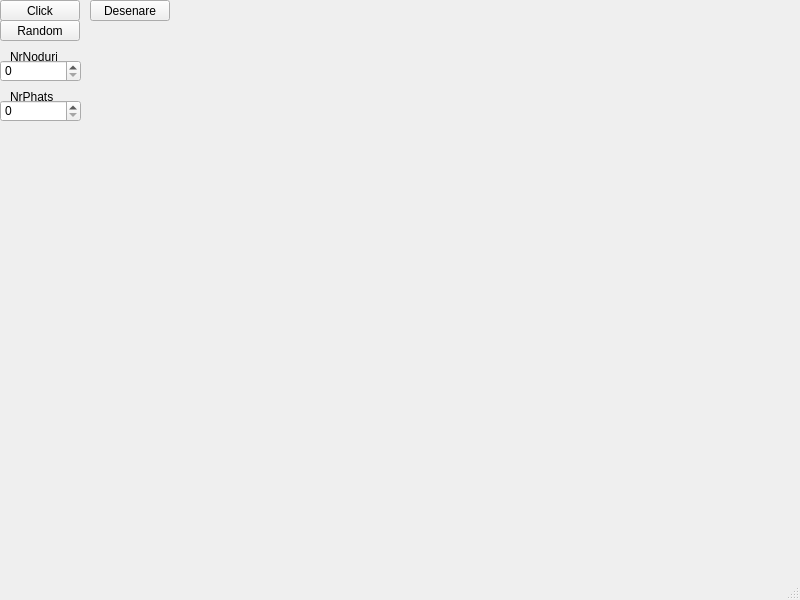
<?xml version="1.0" encoding="UTF-8"?>
<ui version="4.0">
 <class>MainWindow</class>
 <widget class="QMainWindow" name="MainWindow">
  <property name="geometry">
   <rect>
    <x>0</x>
    <y>0</y>
    <width>800</width>
    <height>600</height>
   </rect>
  </property>
  <property name="windowTitle">
   <string>MainWindow</string>
  </property>
  <widget class="QWidget" name="centralwidget">
   <widget class="QPushButton" name="pushButton">
    <property name="geometry">
     <rect>
      <x>0</x>
      <y>0</y>
      <width>80</width>
      <height>21</height>
     </rect>
    </property>
    <property name="text">
     <string>Click</string>
    </property>
   </widget>
   <widget class="QPushButton" name="Random">
    <property name="geometry">
     <rect>
      <x>0</x>
      <y>20</y>
      <width>80</width>
      <height>21</height>
     </rect>
    </property>
    <property name="text">
     <string>Random</string>
    </property>
   </widget>
   <widget class="QSpinBox" name="spinBox">
    <property name="geometry">
     <rect>
      <x>0</x>
      <y>60</y>
      <width>81</width>
      <height>22</height>
     </rect>
    </property>
   </widget>
   <widget class="QSpinBox" name="spinBox_2">
    <property name="geometry">
     <rect>
      <x>0</x>
      <y>100</y>
      <width>81</width>
      <height>22</height>
     </rect>
    </property>
   </widget>
   <widget class="QLabel" name="label">
    <property name="geometry">
     <rect>
      <x>10</x>
      <y>50</y>
      <width>47</width>
      <height>13</height>
     </rect>
    </property>
    <property name="text">
     <string>NrNoduri</string>
    </property>
   </widget>
   <widget class="QLabel" name="label_2">
    <property name="geometry">
     <rect>
      <x>10</x>
      <y>90</y>
      <width>47</width>
      <height>13</height>
     </rect>
    </property>
    <property name="text">
     <string>NrPhats</string>
    </property>
   </widget>
   <widget class="QPushButton" name="pushButton_2">
    <property name="geometry">
     <rect>
      <x>90</x>
      <y>0</y>
      <width>80</width>
      <height>21</height>
     </rect>
    </property>
    <property name="text">
     <string>Desenare</string>
    </property>
   </widget>
  </widget>
  <widget class="QMenuBar" name="menubar">
   <property name="geometry">
    <rect>
     <x>0</x>
     <y>0</y>
     <width>800</width>
     <height>20</height>
    </rect>
   </property>
  </widget>
  <widget class="QStatusBar" name="statusbar"/>
 </widget>
 <resources/>
 <connections/>
</ui>
